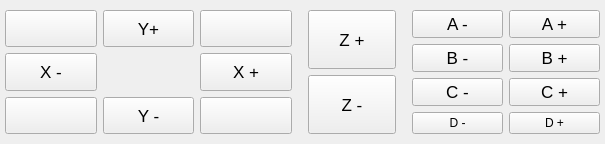
            <widget class="QFrame" name="axisFrame">
             <property name="sizePolicy">
              <sizepolicy hsizetype="Preferred" vsizetype="Preferred">
               <horstretch>0</horstretch>
               <verstretch>3</verstretch>
              </sizepolicy>
             </property>
             <property name="minimumSize">
              <size>
               <width>0</width>
               <height>0</height>
              </size>
             </property>
             <property name="frameShape">
              <enum>QFrame::NoFrame</enum>
             </property>
             <property name="frameShadow">
              <enum>QFrame::Plain</enum>
             </property>
             <property name="lineWidth">
              <number>1</number>
             </property>
             <property name="midLineWidth">
              <number>0</number>
             </property>
             <layout class="QGridLayout" name="gridLayout_3">
              <property name="leftMargin">
               <number>0</number>
              </property>
              <property name="topMargin">
               <number>5</number>
              </property>
              <property name="rightMargin">
               <number>0</number>
              </property>
              <property name="bottomMargin">
               <number>5</number>
              </property>
              <item row="0" column="1">
               <widget class="QFrame" name="zAxisFrame">
                <property name="sizePolicy">
                 <sizepolicy hsizetype="Preferred" vsizetype="Preferred">
                  <horstretch>1</horstretch>
                  <verstretch>0</verstretch>
                 </sizepolicy>
                </property>
                <property name="frameShape">
                 <enum>QFrame::NoFrame</enum>
                </property>
                <property name="frameShadow">
                 <enum>QFrame::Raised</enum>
                </property>
                <layout class="QVBoxLayout" name="verticalLayout_6">
                 <property name="leftMargin">
                  <number>5</number>
                 </property>
                 <property name="topMargin">
                  <number>5</number>
                 </property>
                 <property name="rightMargin">
                  <number>5</number>
                 </property>
                 <property name="bottomMargin">
                  <number>5</number>
                 </property>
                 <item>
                  <widget class="QPushButton" name="movementZPositivePushButton">
                   <property name="sizePolicy">
                    <sizepolicy hsizetype="Preferred" vsizetype="Preferred">
                     <horstretch>0</horstretch>
                     <verstretch>0</verstretch>
                    </sizepolicy>
                   </property>
                   <property name="font">
                    <font>
                     <pointsize>13</pointsize>
                    </font>
                   </property>
                   <property name="text">
                    <string>Z +</string>
                   </property>
                   <property name="icon">
                    <iconset resource="resources/images.qrc">
                     <normaloff>:/new/prefix1/images/ArrowUp.png</normaloff>:/new/prefix1/images/ArrowUp.png</iconset>
                   </property>
                   <property name="iconSize">
                    <size>
                     <width>64</width>
                     <height>64</height>
                    </size>
                   </property>
                   <property name="autoRepeat">
                    <bool>true</bool>
                   </property>
                   <property name="default">
                    <bool>false</bool>
                   </property>
                  </widget>
                 </item>
                 <item>
                  <widget class="QPushButton" name="movementZNegativePushButton">
                   <property name="sizePolicy">
                    <sizepolicy hsizetype="Preferred" vsizetype="Preferred">
                     <horstretch>0</horstretch>
                     <verstretch>0</verstretch>
                    </sizepolicy>
                   </property>
                   <property name="font">
                    <font>
                     <pointsize>13</pointsize>
                    </font>
                   </property>
                   <property name="text">
                    <string>Z -</string>
                   </property>
                   <property name="icon">
                    <iconset resource="resources/images.qrc">
                     <normaloff>:/new/prefix1/images/ArrowDown.png</normaloff>:/new/prefix1/images/ArrowDown.png</iconset>
                   </property>
                   <property name="iconSize">
                    <size>
                     <width>64</width>
                     <height>64</height>
                    </size>
                   </property>
                   <property name="autoRepeat">
                    <bool>true</bool>
                   </property>
                   <property name="default">
                    <bool>false</bool>
                   </property>
                  </widget>
                 </item>
                </layout>
               </widget>
              </item>
              <item row="0" column="2">
               <widget class="QFrame" name="aditionalAxisesFrame">
                <property name="sizePolicy">
                 <sizepolicy hsizetype="Preferred" vsizetype="Preferred">
                  <horstretch>2</horstretch>
                  <verstretch>0</verstretch>
                 </sizepolicy>
                </property>
                <property name="frameShape">
                 <enum>QFrame::NoFrame</enum>
                </property>
                <property name="frameShadow">
                 <enum>QFrame::Raised</enum>
                </property>
                <layout class="QGridLayout" name="gridLayout_9">
                 <property name="leftMargin">
                  <number>5</number>
                 </property>
                 <property name="topMargin">
                  <number>5</number>
                 </property>
                 <property name="rightMargin">
                  <number>5</number>
                 </property>
                 <property name="bottomMargin">
                  <number>5</number>
                 </property>
                 <item row="3" column="2">
                  <widget class="QPushButton" name="movementDPositivePushButton">
                   <property name="enabled">
                    <bool>true</bool>
                   </property>
                   <property name="sizePolicy">
                    <sizepolicy hsizetype="Minimum" vsizetype="Preferred">
                     <horstretch>1</horstretch>
                     <verstretch>1</verstretch>
                    </sizepolicy>
                   </property>
                   <property name="text">
                    <string>D +</string>
                   </property>
                   <property name="icon">
                    <iconset resource="resources/images.qrc">
                     <normaloff>:/new/prefix1/images/ArrowRight.png</normaloff>:/new/prefix1/images/ArrowRight.png</iconset>
                   </property>
                   <property name="iconSize">
                    <size>
                     <width>64</width>
                     <height>64</height>
                    </size>
                   </property>
                  </widget>
                 </item>
                 <item row="1" column="2">
                  <widget class="QPushButton" name="movementBPositivePushButton">
                   <property name="sizePolicy">
                    <sizepolicy hsizetype="Preferred" vsizetype="Preferred">
                     <horstretch>1</horstretch>
                     <verstretch>1</verstretch>
                    </sizepolicy>
                   </property>
                   <property name="font">
                    <font>
                     <pointsize>13</pointsize>
                    </font>
                   </property>
                   <property name="text">
                    <string>B +</string>
                   </property>
                   <property name="icon">
                    <iconset resource="resources/images.qrc">
                     <normaloff>:/new/prefix1/images/ArrowRight.png</normaloff>:/new/prefix1/images/ArrowRight.png</iconset>
                   </property>
                   <property name="iconSize">
                    <size>
                     <width>64</width>
                     <height>64</height>
                    </size>
                   </property>
                   <property name="autoRepeat">
                    <bool>true</bool>
                   </property>
                   <property name="default">
                    <bool>false</bool>
                   </property>
                  </widget>
                 </item>
                 <item row="2" column="2">
                  <widget class="QPushButton" name="movementCPositivePushButton">
                   <property name="enabled">
                    <bool>true</bool>
                   </property>
                   <property name="sizePolicy">
                    <sizepolicy hsizetype="Preferred" vsizetype="Preferred">
                     <horstretch>1</horstretch>
                     <verstretch>1</verstretch>
                    </sizepolicy>
                   </property>
                   <property name="font">
                    <font>
                     <pointsize>13</pointsize>
                    </font>
                   </property>
                   <property name="text">
                    <string>C +</string>
                   </property>
                   <property name="icon">
                    <iconset resource="resources/images.qrc">
                     <normaloff>:/new/prefix1/images/ArrowRight.png</normaloff>:/new/prefix1/images/ArrowRight.png</iconset>
                   </property>
                   <property name="iconSize">
                    <size>
                     <width>64</width>
                     <height>64</height>
                    </size>
                   </property>
                   <property name="autoRepeat">
                    <bool>true</bool>
                   </property>
                   <property name="default">
                    <bool>false</bool>
                   </property>
                  </widget>
                 </item>
                 <item row="1" column="1">
                  <widget class="QPushButton" name="movementBNegativePushButton">
                   <property name="sizePolicy">
                    <sizepolicy hsizetype="Preferred" vsizetype="Preferred">
                     <horstretch>1</horstretch>
                     <verstretch>1</verstretch>
                    </sizepolicy>
                   </property>
                   <property name="font">
                    <font>
                     <pointsize>13</pointsize>
                    </font>
                   </property>
                   <property name="text">
                    <string>B -</string>
                   </property>
                   <property name="icon">
                    <iconset resource="resources/images.qrc">
                     <normaloff>:/new/prefix1/images/ArrowLeft.png</normaloff>:/new/prefix1/images/ArrowLeft.png</iconset>
                   </property>
                   <property name="iconSize">
                    <size>
                     <width>64</width>
                     <height>64</height>
                    </size>
                   </property>
                   <property name="autoRepeat">
                    <bool>true</bool>
                   </property>
                   <property name="default">
                    <bool>false</bool>
                   </property>
                  </widget>
                 </item>
                 <item row="3" column="1">
                  <widget class="QPushButton" name="movementDNegativePushButton">
                   <property name="enabled">
                    <bool>true</bool>
                   </property>
                   <property name="sizePolicy">
                    <sizepolicy hsizetype="Minimum" vsizetype="Preferred">
                     <horstretch>1</horstretch>
                     <verstretch>1</verstretch>
                    </sizepolicy>
                   </property>
                   <property name="text">
                    <string>D -</string>
                   </property>
                   <property name="icon">
                    <iconset resource="resources/images.qrc">
                     <normaloff>:/new/prefix1/images/ArrowLeft.png</normaloff>:/new/prefix1/images/ArrowLeft.png</iconset>
                   </property>
                   <property name="iconSize">
                    <size>
                     <width>64</width>
                     <height>64</height>
                    </size>
                   </property>
                  </widget>
                 </item>
                 <item row="2" column="1">
                  <widget class="QPushButton" name="movementCNegativePushButton">
                   <property name="enabled">
                    <bool>true</bool>
                   </property>
                   <property name="sizePolicy">
                    <sizepolicy hsizetype="Preferred" vsizetype="Preferred">
                     <horstretch>1</horstretch>
                     <verstretch>1</verstretch>
                    </sizepolicy>
                   </property>
                   <property name="font">
                    <font>
                     <pointsize>13</pointsize>
                    </font>
                   </property>
                   <property name="text">
                    <string>C -</string>
                   </property>
                   <property name="icon">
                    <iconset resource="resources/images.qrc">
                     <normaloff>:/new/prefix1/images/ArrowLeft.png</normaloff>:/new/prefix1/images/ArrowLeft.png</iconset>
                   </property>
                   <property name="iconSize">
                    <size>
                     <width>64</width>
                     <height>64</height>
                    </size>
                   </property>
                   <property name="autoRepeat">
                    <bool>true</bool>
                   </property>
                   <property name="default">
                    <bool>false</bool>
                   </property>
                  </widget>
                 </item>
                 <item row="0" column="2">
                  <widget class="QPushButton" name="movementAPositivePushButton">
                   <property name="sizePolicy">
                    <sizepolicy hsizetype="Preferred" vsizetype="Preferred">
                     <horstretch>1</horstretch>
                     <verstretch>1</verstretch>
                    </sizepolicy>
                   </property>
                   <property name="font">
                    <font>
                     <pointsize>13</pointsize>
                    </font>
                   </property>
                   <property name="text">
                    <string>A +</string>
                   </property>
                   <property name="icon">
                    <iconset resource="resources/images.qrc">
                     <normaloff>:/new/prefix1/images/ArrowRight.png</normaloff>:/new/prefix1/images/ArrowRight.png</iconset>
                   </property>
                   <property name="iconSize">
                    <size>
                     <width>64</width>
                     <height>64</height>
                    </size>
                   </property>
                   <property name="autoRepeat">
                    <bool>true</bool>
                   </property>
                   <property name="autoDefault">
                    <bool>false</bool>
                   </property>
                   <property name="default">
                    <bool>false</bool>
                   </property>
                   <property name="flat">
                    <bool>false</bool>
                   </property>
                  </widget>
                 </item>
                 <item row="0" column="1">
                  <widget class="QPushButton" name="movementANegativePushButton">
                   <property name="sizePolicy">
                    <sizepolicy hsizetype="Preferred" vsizetype="Preferred">
                     <horstretch>1</horstretch>
                     <verstretch>1</verstretch>
                    </sizepolicy>
                   </property>
                   <property name="font">
                    <font>
                     <pointsize>13</pointsize>
                    </font>
                   </property>
                   <property name="text">
                    <string>A -</string>
                   </property>
                   <property name="icon">
                    <iconset resource="resources/images.qrc">
                     <normaloff>:/new/prefix1/images/ArrowLeft.png</normaloff>:/new/prefix1/images/ArrowLeft.png</iconset>
                   </property>
                   <property name="iconSize">
                    <size>
                     <width>64</width>
                     <height>64</height>
                    </size>
                   </property>
                   <property name="autoRepeat">
                    <bool>true</bool>
                   </property>
                   <property name="default">
                    <bool>false</bool>
                   </property>
                  </widget>
                 </item>
                </layout>
               </widget>
              </item>
              <item row="0" column="0">
               <widget class="QFrame" name="axisXAndAxisYFrame">
                <property name="sizePolicy">
                 <sizepolicy hsizetype="Preferred" vsizetype="Preferred">
                  <horstretch>3</horstretch>
                  <verstretch>0</verstretch>
                 </sizepolicy>
                </property>
                <property name="frameShape">
                 <enum>QFrame::NoFrame</enum>
                </property>
                <property name="frameShadow">
                 <enum>QFrame::Raised</enum>
                </property>
                <layout class="QGridLayout" name="gridLayout_4">
                 <property name="leftMargin">
                  <number>5</number>
                 </property>
                 <property name="topMargin">
                  <number>5</number>
                 </property>
                 <property name="rightMargin">
                  <number>5</number>
                 </property>
                 <property name="bottomMargin">
                  <number>5</number>
                 </property>
                 <item row="1" column="0">
                  <widget class="QPushButton" name="movementXNegativePushButton">
                   <property name="sizePolicy">
                    <sizepolicy hsizetype="Preferred" vsizetype="Preferred">
                     <horstretch>1</horstretch>
                     <verstretch>1</verstretch>
                    </sizepolicy>
                   </property>
                   <property name="font">
                    <font>
                     <pointsize>13</pointsize>
                    </font>
                   </property>
                   <property name="text">
                    <string>X -</string>
                   </property>
                   <property name="icon">
                    <iconset resource="resources/images.qrc">
                     <normaloff>:/new/prefix1/images/ArrowLeft.png</normaloff>:/new/prefix1/images/ArrowLeft.png</iconset>
                   </property>
                   <property name="iconSize">
                    <size>
                     <width>64</width>
                     <height>64</height>
                    </size>
                   </property>
                   <property name="autoRepeat">
                    <bool>true</bool>
                   </property>
                   <property name="default">
                    <bool>false</bool>
                   </property>
                  </widget>
                 </item>
                 <item row="2" column="2">
                  <widget class="QPushButton" name="movementXPositiveYNegativePushButton">
                   <property name="sizePolicy">
                    <sizepolicy hsizetype="Preferred" vsizetype="Preferred">
                     <horstretch>1</horstretch>
                     <verstretch>1</verstretch>
                    </sizepolicy>
                   </property>
                   <property name="font">
                    <font>
                     <pointsize>13</pointsize>
                    </font>
                   </property>
                   <property name="icon">
                    <iconset resource="resources/images.qrc">
                     <normaloff>:/new/prefix1/images/ArrowRightDown.png</normaloff>:/new/prefix1/images/ArrowRightDown.png</iconset>
                   </property>
                   <property name="iconSize">
                    <size>
                     <width>64</width>
                     <height>64</height>
                    </size>
                   </property>
                   <property name="autoRepeat">
                    <bool>true</bool>
                   </property>
                   <property name="default">
                    <bool>false</bool>
                   </property>
                  </widget>
                 </item>
                 <item row="1" column="1">
                  <spacer name="horizontalSpacer_3">
                   <property name="orientation">
                    <enum>Qt::Horizontal</enum>
                   </property>
                   <property name="sizeHint" stdset="0">
                    <size>
                     <width>145</width>
                     <height>16</height>
                    </size>
                   </property>
                  </spacer>
                 </item>
                 <item row="2" column="0">
                  <widget class="QPushButton" name="movementXNegativeYNegativePushButton">
                   <property name="sizePolicy">
                    <sizepolicy hsizetype="Preferred" vsizetype="Preferred">
                     <horstretch>1</horstretch>
                     <verstretch>1</verstretch>
                    </sizepolicy>
                   </property>
                   <property name="font">
                    <font>
                     <pointsize>13</pointsize>
                    </font>
                   </property>
                   <property name="icon">
                    <iconset resource="resources/images.qrc">
                     <normaloff>:/new/prefix1/images/ArrowLeftDown.png</normaloff>:/new/prefix1/images/ArrowLeftDown.png</iconset>
                   </property>
                   <property name="iconSize">
                    <size>
                     <width>64</width>
                     <height>64</height>
                    </size>
                   </property>
                   <property name="autoRepeat">
                    <bool>true</bool>
                   </property>
                   <property name="default">
                    <bool>false</bool>
                   </property>
                  </widget>
                 </item>
                 <item row="0" column="0">
                  <widget class="QPushButton" name="movementXNegativeYPositivePushButton">
                   <property name="sizePolicy">
                    <sizepolicy hsizetype="Preferred" vsizetype="Preferred">
                     <horstretch>1</horstretch>
                     <verstretch>1</verstretch>
                    </sizepolicy>
                   </property>
                   <property name="font">
                    <font>
                     <pointsize>13</pointsize>
                    </font>
                   </property>
                   <property name="icon">
                    <iconset resource="resources/images.qrc">
                     <normaloff>:/new/prefix1/images/ArrowLeftUp.png</normaloff>:/new/prefix1/images/ArrowLeftUp.png</iconset>
                   </property>
                   <property name="iconSize">
                    <size>
                     <width>64</width>
                     <height>64</height>
                    </size>
                   </property>
                   <property name="autoRepeat">
                    <bool>true</bool>
                   </property>
                   <property name="default">
                    <bool>false</bool>
                   </property>
                  </widget>
                 </item>
                 <item row="0" column="1">
                  <widget class="QPushButton" name="movementYPositivePushButton">
                   <property name="sizePolicy">
                    <sizepolicy hsizetype="Preferred" vsizetype="Preferred">
                     <horstretch>1</horstretch>
                     <verstretch>1</verstretch>
                    </sizepolicy>
                   </property>
                   <property name="font">
                    <font>
                     <pointsize>13</pointsize>
                    </font>
                   </property>
                   <property name="text">
                    <string>Y+</string>
                   </property>
                   <property name="icon">
                    <iconset resource="resources/images.qrc">
                     <normaloff>:/new/prefix1/images/ArrowUp.png</normaloff>:/new/prefix1/images/ArrowUp.png</iconset>
                   </property>
                   <property name="iconSize">
                    <size>
                     <width>64</width>
                     <height>64</height>
                    </size>
                   </property>
                   <property name="autoRepeat">
                    <bool>true</bool>
                   </property>
                   <property name="default">
                    <bool>false</bool>
                   </property>
                  </widget>
                 </item>
                 <item row="2" column="1">
                  <widget class="QPushButton" name="movementYNegativePushButton">
                   <property name="sizePolicy">
                    <sizepolicy hsizetype="Preferred" vsizetype="Preferred">
                     <horstretch>1</horstretch>
                     <verstretch>1</verstretch>
                    </sizepolicy>
                   </property>
                   <property name="font">
                    <font>
                     <pointsize>13</pointsize>
                    </font>
                   </property>
                   <property name="text">
                    <string>Y -</string>
                   </property>
                   <property name="icon">
                    <iconset resource="resources/images.qrc">
                     <normaloff>:/new/prefix1/images/ArrowDown.png</normaloff>:/new/prefix1/images/ArrowDown.png</iconset>
                   </property>
                   <property name="iconSize">
                    <size>
                     <width>64</width>
                     <height>64</height>
                    </size>
                   </property>
                   <property name="autoRepeat">
                    <bool>true</bool>
                   </property>
                   <property name="default">
                    <bool>false</bool>
                   </property>
                  </widget>
                 </item>
                 <item row="0" column="2">
                  <widget class="QPushButton" name="movementXPositiveYPositivePushButton">
                   <property name="sizePolicy">
                    <sizepolicy hsizetype="Preferred" vsizetype="Preferred">
                     <horstretch>1</horstretch>
                     <verstretch>1</verstretch>
                    </sizepolicy>
                   </property>
                   <property name="font">
                    <font>
                     <pointsize>13</pointsize>
                    </font>
                   </property>
                   <property name="icon">
                    <iconset resource="resources/images.qrc">
                     <normaloff>:/new/prefix1/images/ArrowRightUp.png</normaloff>:/new/prefix1/images/ArrowRightUp.png</iconset>
                   </property>
                   <property name="iconSize">
                    <size>
                     <width>64</width>
                     <height>64</height>
                    </size>
                   </property>
                   <property name="autoRepeat">
                    <bool>true</bool>
                   </property>
                   <property name="autoDefault">
                    <bool>false</bool>
                   </property>
                   <property name="default">
                    <bool>false</bool>
                   </property>
                   <property name="flat">
                    <bool>false</bool>
                   </property>
                  </widget>
                 </item>
                 <item row="1" column="2">
                  <widget class="QPushButton" name="movementXPositivePushButton">
                   <property name="enabled">
                    <bool>true</bool>
                   </property>
                   <property name="sizePolicy">
                    <sizepolicy hsizetype="Preferred" vsizetype="Preferred">
                     <horstretch>1</horstretch>
                     <verstretch>1</verstretch>
                    </sizepolicy>
                   </property>
                   <property name="font">
                    <font>
                     <pointsize>13</pointsize>
                    </font>
                   </property>
                   <property name="layoutDirection">
                    <enum>Qt::LeftToRight</enum>
                   </property>
                   <property name="autoFillBackground">
                    <bool>false</bool>
                   </property>
                   <property name="text">
                    <string>X +</string>
                   </property>
                   <property name="icon">
                    <iconset resource="resources/images.qrc">
                     <normaloff>:/new/prefix1/images/ArrowRight.png</normaloff>:/new/prefix1/images/ArrowRight.png</iconset>
                   </property>
                   <property name="iconSize">
                    <size>
                     <width>64</width>
                     <height>64</height>
                    </size>
                   </property>
                   <property name="checkable">
                    <bool>false</bool>
                   </property>
                   <property name="checked">
                    <bool>false</bool>
                   </property>
                   <property name="autoRepeat">
                    <bool>true</bool>
                   </property>
                   <property name="autoExclusive">
                    <bool>false</bool>
                   </property>
                   <property name="autoRepeatDelay">
                    <number>300</number>
                   </property>
                   <property name="autoRepeatInterval">
                    <number>100</number>
                   </property>
                   <property name="default">
                    <bool>false</bool>
                   </property>
                  </widget>
                 </item>
                </layout>
               </widget>
              </item>
             </layout>
            </widget>
